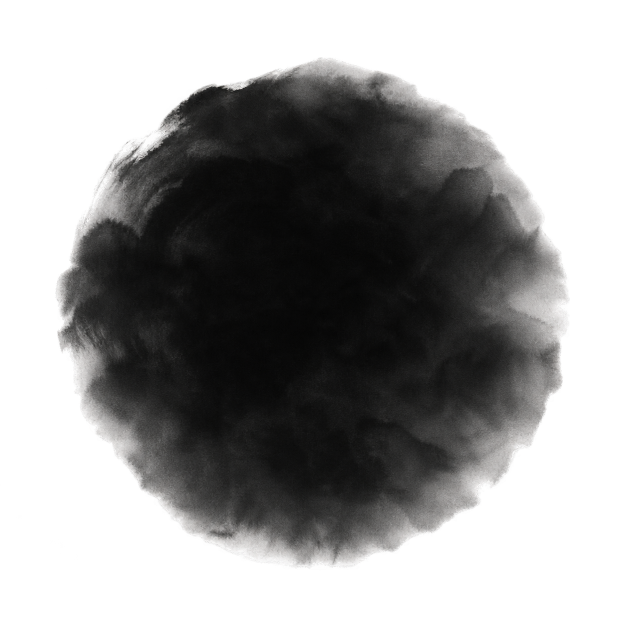
#> input picture docs/ui-kit-src/ui-dab.png, 1254 x 1254 px, given as the content of the folder ../docs/ui-kit-src/ui-dab.png, which was not available (shown at 1/2 size)
$ python ui_masks.py ../docs/ui-kit-src/ui-dab.png ../docs/ui-kit-src/ui-enso.png
#> lines starting #> are read from the running program, lines starting #| are printed output that depends on the picture
#> further down, im is the input picture: PIL image 1254x1254 RGBA; mean R, G, B, A 31.4, 31.1, 30.9, 125.2
"""Turn Codex ink-on-white UI images into alpha masks (black RGB, alpha = ink density).

usage: python ui_masks.py <src_dir> <out_dir>
- ui-paper.png: made seamless (offset + cross-fade seams), downscaled to 512, saved as JPEG-quality PNG.
- ui-frame.png: kept on its full canvas (9-slice insets are measured and printed).
- the rest: trimmed to the ink bounding box + small pad.
"""
import sys, os
from PIL import Image, ImageChops, ImageFilter
import numpy as np

src, out = sys.argv[1], sys.argv[2]
os.makedirs(out, exist_ok=True)


def to_mask(im: Image.Image) -> Image.Image:
    if im.mode in ("RGBA", "LA", "P"):
        # some came back already cut out (with a light fringe): flatten onto white, then read ink density
        rgba = im.convert("RGBA")
        white = Image.new("RGBA", rgba.size, (255, 255, 255, 255))
#> white: PIL image 1254x1254 RGBA; every value is 255
        im = Image.alpha_composite(white, rgba)
    g = np.asarray(im.convert("L"), dtype=np.float32) / 255.0
    # white (>= .93) is empty; black (<= .08) is full ink; smooth curve between
    a = np.clip((0.93 - g) / (0.93 - 0.08), 0, 1)
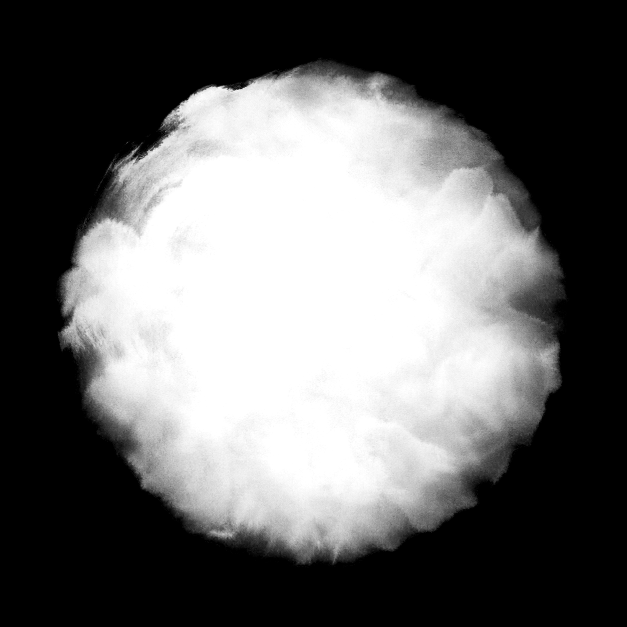
#> a: shape (1254, 1254) float32 (shown at 1/2 size); min 0, max 1, mean 0.405
    a = a ** 0.9
    alpha = Image.fromarray((a * 255).astype(np.uint8), "L")
    rgba = Image.new("RGBA", im.size, (0, 0, 0, 0))
#> rgba: PIL image 1254x1254 RGBA; every value is 0
    rgba.putalpha(alpha)
    return rgba


def trim(rgba: Image.Image, pad: int = 8) -> Image.Image:
#> called with pad = 8
    box = rgba.getchannel("A").point(lambda v: 255 if v > 10 else 0).getbbox()
#> box = (111, 115, 1139, 1136)
    if not box:
        return rgba
    l, t, r, b = box
#> l = 111; t = 115; r = 1139; b = 1136
    return rgba.crop((max(0, l - pad), max(0, t - pad), min(rgba.width, r + pad), min(rgba.height, b + pad)))
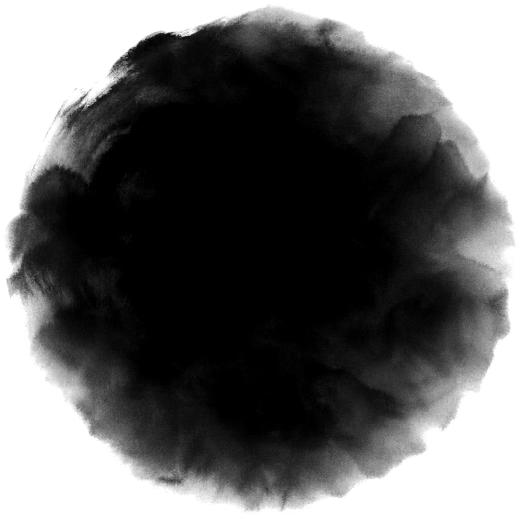
#> returned value: PIL image 1044x1037 RGBA (shown at 1/2 size); mean R, G, B, A 0, 0, 0, 151.8; transparent parts drawn white


def seamless(im: Image.Image, size: int = 512) -> Image.Image:
    im = im.convert("RGB")
    w, h = im.size
    shifted = ImageChops.offset(im, w // 2, h // 2)
    # blend the original over the shifted copy except near the original's edges (where the seam was)
    ys, xs = np.mgrid[0:h, 0:w].astype(np.float32)
    dx = np.minimum(xs, w - 1 - xs) / (w * 0.25)
    dy = np.minimum(ys, h - 1 - ys) / (h * 0.25)
    m = np.clip(np.minimum(dx, dy), 0, 1)
    mask = Image.fromarray((m * 255).astype(np.uint8), "L")
    # the shifted image has its seam in the middle; the original has none in the middle
    merged = Image.composite(im, shifted, mask)
    merged = ImageChops.offset(merged, w // 2, h // 2)
    return merged.resize((size, size), Image.LANCZOS)


for name in sorted(os.listdir(src)):
    if not name.endswith(".png"):
        continue
    im = Image.open(os.path.join(src, name))
    base = name[:-4]
    if base == "ui-paper":
        seamless(im).save(os.path.join(out, "ui-paper.jpg"), quality=86)
        print(name, "-> ui-paper.jpg 512")
        continue
    m = to_mask(im)
    if base == "ui-frame":
        a = np.asarray(m.getchannel("A")) > 40
        h, w = a.shape
        rows = np.where(a[:, w // 2])[0]
        cols = np.where(a[h // 2, :])[0]
        print("frame insets: top", rows.min(), "bottom", h - rows.max(), "left", cols.min(), "right", w - cols.max())
        m = m.resize((512, 512), Image.LANCZOS)
    else:
        m = trim(m)
        longest = max(m.size)
#> longest = 1044
        cap = 768 if base in ("ui-stroke", "ui-line") else 384
        if longest > cap:
            k = cap / longest
#> k = 0.368
            m = m.resize((round(m.width * k), round(m.height * k)), Image.LANCZOS)
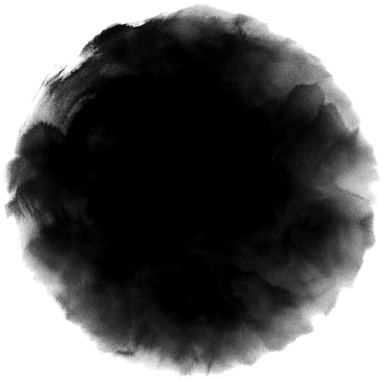
#> m: PIL image 384x381 RGBA; mean R, G, B, A 0, 0, 0, 151.8; transparent parts drawn white
    m.save(os.path.join(out, base + ".png"), optimize=True)
    print(name, "->", base + ".png", m.size)
#| ui-dab.png -> ui-dab.png (384, 381)

$ run again, on docs/ui-kit-src/ui-enso.png
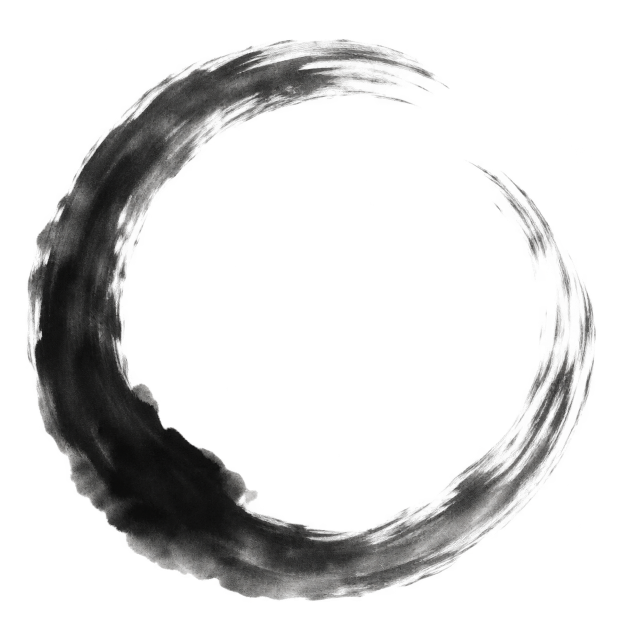
#> input picture docs/ui-kit-src/ui-enso.png, 1254 x 1254 px, given as the content of the folder ../docs/ui-kit-src/ui-enso.png, which was not available (shown at 1/2 size)
#> im is the input picture: PIL image 1254x1254 RGBA; mean R, G, B, A 25.1, 24.9, 24.6, 51.5
#> white: PIL image 1254x1254 RGBA; every value is 255
#> in to_mask, `a = np.clip((0.93 - g) / (0.93 - 0.08), 0, 1)`:
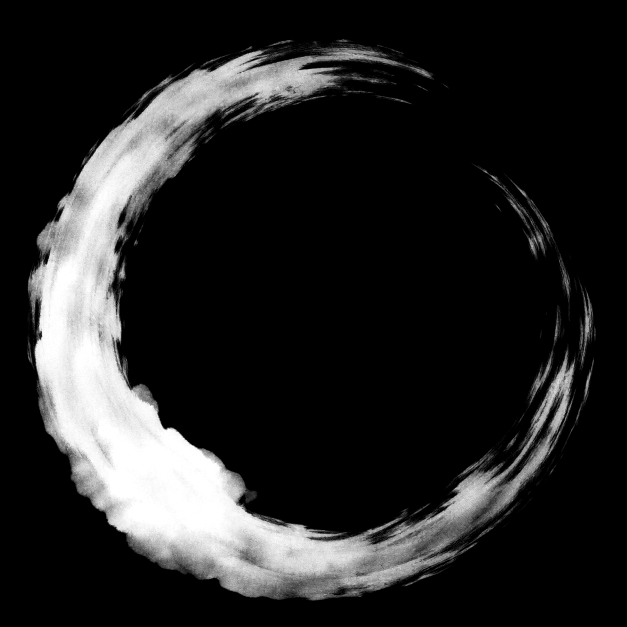
#> a: shape (1254, 1254) float32 (shown at 1/2 size); min 0, max 1, mean 0.147
#> box = (54, 78, 1192, 1202)
#> l = 54; t = 78; r = 1192; b = 1202
#> `m = m.resize((round(m.width * k), round(m.height * k)), Image.LANCZOS)`:
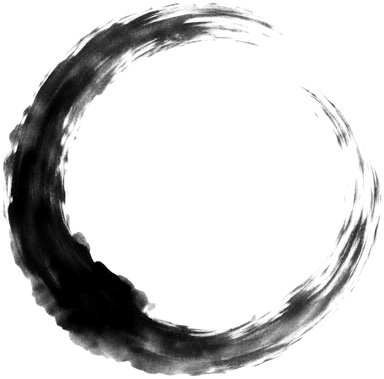
#> m: PIL image 384x379 RGBA; mean R, G, B, A 0, 0, 0, 46.2; transparent parts drawn white
#| ui-enso.png -> ui-enso.png (384, 379)

$ run again, on docs/ui-kit-src/ui-splash.png
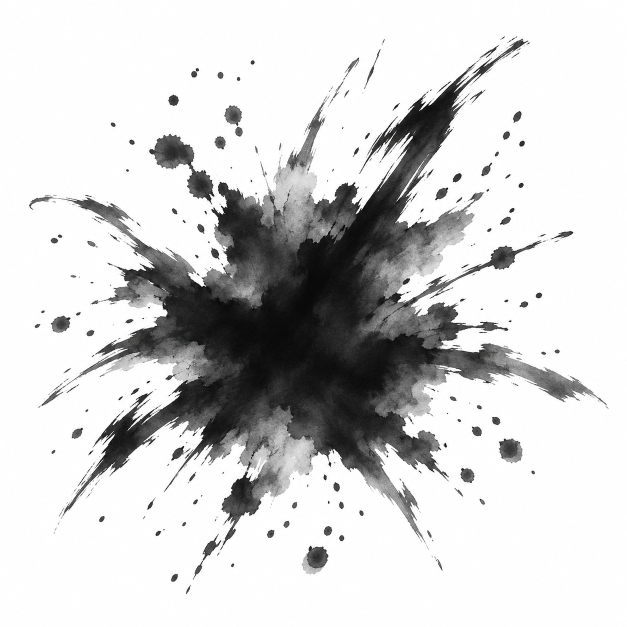
#> input picture docs/ui-kit-src/ui-splash.png, 1254 x 1254 px, given as the content of the folder ../docs/ui-kit-src/ui-splash.png, which was not available (shown at 1/2 size)
#> im is the input picture: PIL image 1254x1254 RGB; mean R, G, B 210.3, 210.2, 210.3
#> in to_mask, `a = np.clip((0.93 - g) / (0.93 - 0.08), 0, 1)`:
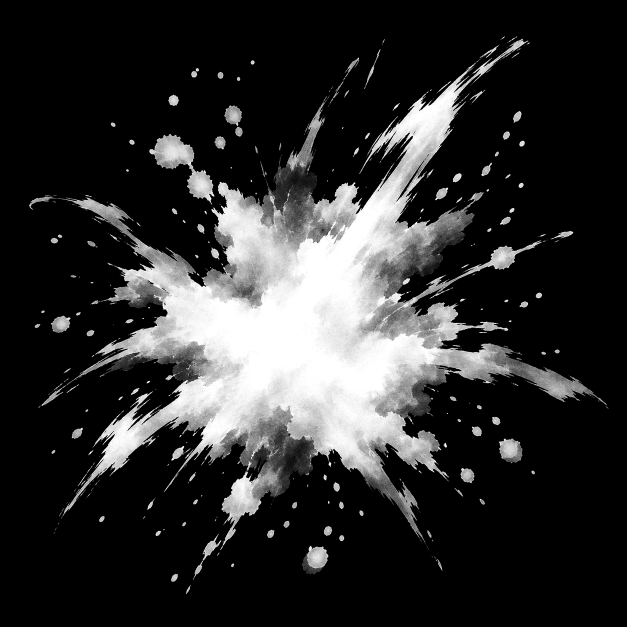
#> a: shape (1254, 1254) float32 (shown at 1/2 size); min 0, max 1, mean 0.181
#> box = (58, 72, 1217, 1188)
#> l = 58; t = 72; r = 1217; b = 1188
#> `m = m.resize((round(m.width * k), round(m.height * k)), Image.LANCZOS)`:
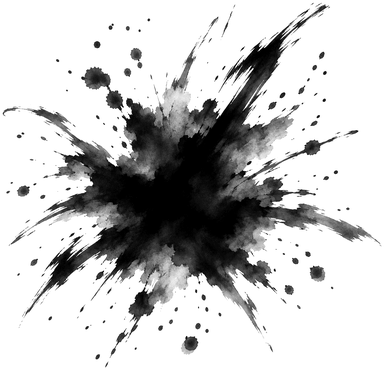
#> m: PIL image 384x370 RGBA; mean R, G, B, A 0, 0, 0, 56.2; transparent parts drawn white
#| ui-splash.png -> ui-splash.png (384, 370)
